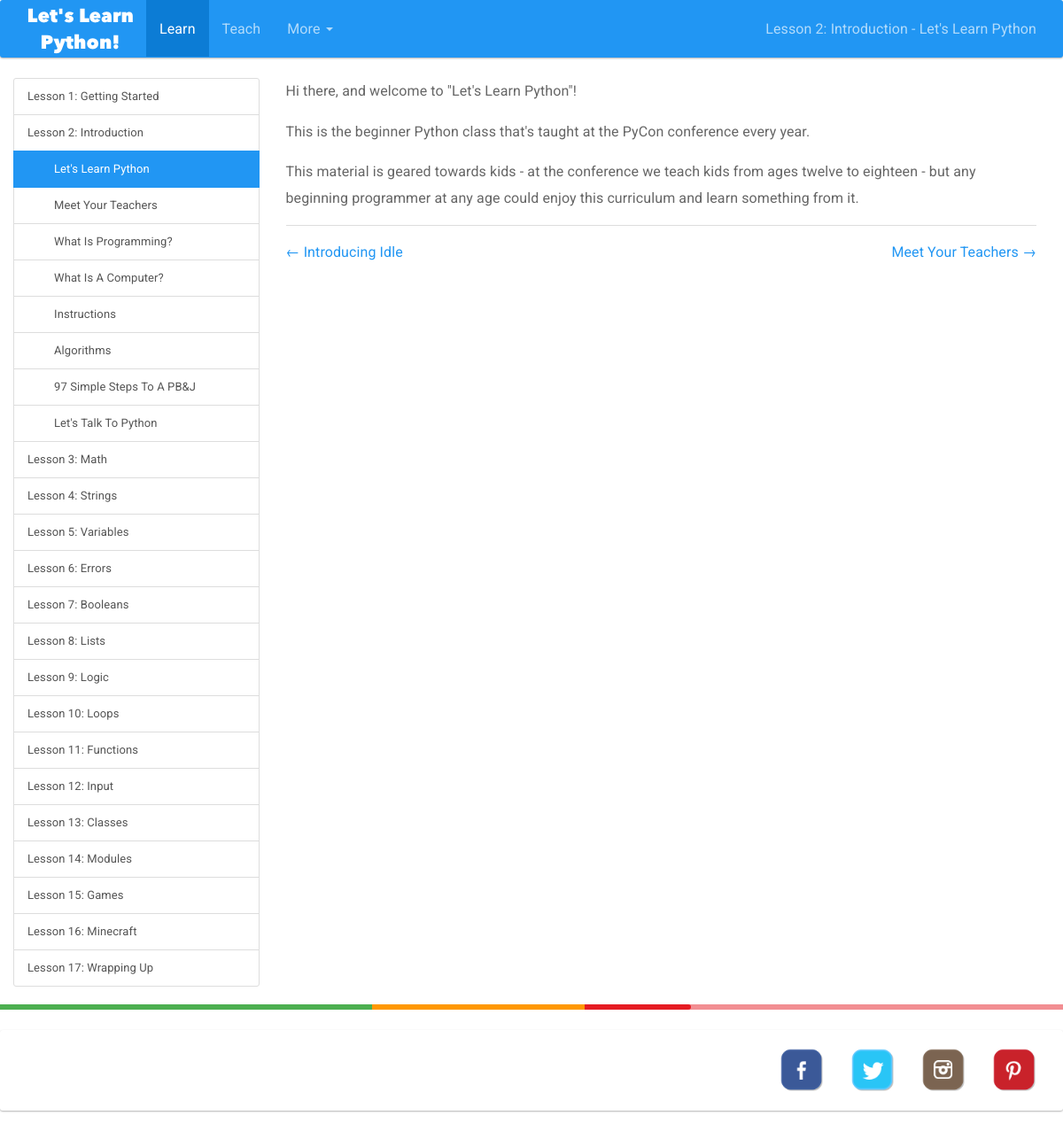
Page /learn/lesson/2/step/1/ on the committed database.
### lessons/models.py (models this page shows, shortened)
class Lesson(models.Model):
    number = models.IntegerField()
    name = models.CharField(max_length=200)
    description = models.TextField(blank=True, null=True)

class Step(models.Model):
    lesson = models.ForeignKey(Lesson)
    step_number = models.IntegerField()
    step_name = models.CharField(max_length=200)
    header_title = models.CharField(max_length=50, blank=True, null=True)
    image = models.CharField(max_length=200, blank=True, null=True)
    audiocast = models.CharField(max_length=200, blank=True, null=True)
    screencast = models.CharField(max_length=200, blank=True, null=True)
    description = models.TextField()

### lessons/views.py (the view)
# urls.py: url(r'^lesson/(?P<lesson_number>[0-9]+)/step/(?P<step_number>[0-9]+)/$', views.lesson_step, name='lesson_step_detail'),
def lesson_step(request, lesson_number, step_number):
    all_lessons = Lesson.objects.order_by('number')
    lesson = Lesson.objects.get(number=lesson_number)
    step = Step.objects.get(lesson=lesson.id, step_number=step_number)
    all_steps = Step.objects.filter(lesson=lesson.id).order_by('step_number')
    prev_lesson = None
    try:
        prev_lesson = Lesson.objects.get(number=int(lesson_number)-1)
    except:
        pass
    next_lesson = None
    try:
        next_lesson = Lesson.objects.get(number=int(lesson_number)+1)
    except:
        pass
    prev_step = None
    try:
        prev_step = Step.objects.get(lesson=lesson.id, step_number=int(step_number)-1)
    except:
        if prev_lesson:
            try:
                prev_step = Step.objects.filter(lesson=prev_lesson.id).order_by('-step_number')[0]
            except:
                pass
    next_step = None
    try:
        next_step = Step.objects.get(lesson=lesson.id, step_number=int(step_number)+1)
    except:
        if next_lesson:
            try:
                next_step = Step.objects.get(lesson=next_lesson.id, step_number=1)
            except:
                pass
    context = {
        'lesson': lesson,
        'lesson_list': all_lessons,
        'step': step,
        'step_list': all_steps,
        'prev_lesson': prev_lesson,
        'next_lesson': next_lesson,
        'prev_step': prev_step,
        'next_step': next_step,
    }
    return render(request, 'lessons/step.html', context)

### lessons/templates/lessons/step.html (shortened to what this page needs)
{% include "letslearnpython/common_head.html" %}
{% include "lessons/lessons_header.html" %}
<div class="yk-container container">
  <div class="row">
    <div class="list-group yk-container-nav col-sm-3">
      {% for item in lesson_list %}
        <a class="list-group-item yk-lesson-name" href="/learn/lesson/{{ item.number }}/step/1/">
          Lesson {{ item.number }}: {{ item.name }}
        </a>
        {% if item == lesson %}
          {% for item in step_list %}
            <a class='list-group-item yk-step-name {% if item == step %}active{% endif %}' href="/learn/lesson/{{ lesson.number }}/step/{{ item.step_number }}">
              {{ item.step_name }}
            </a>
          {% endfor %}
        {% endif %}
      {% endfor %}
    </div>
    <div class="yk-container-content col-sm-9">
      {% if step %}
        {{ step.description | safe }}
      {% endif %}
      <div class="yk-step-navigation clearfix">
        {% if prev_step %}
          <a class="yk-step-navigation-prev" href="/learn/lesson/{{ prev_step.lesson.number }}/step/{{ prev_step.step_number }}">
            &larr; {{ prev_step.step_name }}
          </a>
        {% endif %}
        {% if next_step %}
          <a class="yk-step-navigation-next" href="/learn/lesson/{{ next_step.lesson.number }}/step/{{ next_step.step_number }}">
            {{ next_step.step_name }} &rarr;
          </a>
        {% endif %}
      </div>
    </div>
  </div>
</div>
{% include "letslearnpython/common_footer.html" %}

### lessons/templates/lessons/lessons_header.html (shortened to what this page needs)
{% load staticfiles %}
<header>
  <nav class="navbar navbar-inverse">
    <div class="container-fluid">
      <div class="navbar-header">
        <a href="/"><img src="{% static 'letslearnpython/images/site-header-logo.png' %}" alt="logo"></a>
      </div>
      <div class="collapse navbar-collapse" id="bs-example-navbar-collapse-2">
        <ul class="nav navbar-nav">
          <li class="active"><a href="/learn/">Learn</a></li>
          <li><a href="/teach/">Teach</a></li>
          <li class="dropdown">
            <a class="dropdown-toggle" data-toggle="dropdown" role="button"
             aria-haspopup="true" aria-expanded="false" href="#">
              More
              <span class="caret"></span>
           </a>
          </li>
        </ul>
        <ul class="nav navbar-nav navbar-right">
          {% if lesson %}
            <li>
              <a href="#">Lesson {{ lesson.number }}: {{ lesson.name }} - {{ step.step_name }}</a>
            </li>
          {% endif %}
        </ul>
      </div>
    </div>
  </nav>
</header>

### letslearnpython/static/letslearnpython/css/custom.css (style rules this page uses)
.yk-container { min-height: 500px; }
.yk-container-nav { font-size: 13px; }
.yk-container-nav .list-group-item { padding-top: 8px; padding-bottom: 8px; }
.yk-step-name { padding-left: 45px; }
.yk-step-navigation { margin-top: 15px; border-top: 1px solid #ddd; padding-top: 15px; margin-bottom: 30px; }
.yk-step-navigation-prev { float: left; width: 48%; }
.yk-step-navigation-next { float: right; width: 48; }

### rows in the picture
Lesson: number "2", name "Introduction"
Step: step_name "Let's Learn Python", description "Hi there, and welcome to \"Let's Learn Python\"! This is the beginner Python class that's taught at the PyCon conference every year. This material is geared towards kids - at the conference we teach kids from ages twelve to eighteen - but any beginning programmer at any age could enjoy this curriculum and learn something from it."
Lesson: number "1", name "Getting Started"
Step: step_name "Meet Your Teachers"
Step: step_name "What Is Programming?"
Step: step_name "What Is A Computer?"
Step: step_name "Instructions"
Step: step_name "Algorithms"
Step: step_name "97 Simple Steps To A PB&J"
Step: step_name "Let's Talk To Python"
Lesson: number "3", name "Math"
Lesson: number "4", name "Strings"
Lesson: number "5", name "Variables"
Lesson: number "6", name "Errors"
Lesson: number "7", name "Booleans"
Lesson: number "8", name "Lists"
Lesson: number "9", name "Logic"
Lesson: number "10", name "Loops"
Lesson: number "11", name "Functions"
Lesson: number "12", name "Input"
Lesson: number "13", name "Classes"
Lesson: number "14", name "Modules"
Lesson: number "15", name "Games"
Lesson: number "16", name "Minecraft"
Lesson: number "17", name "Wrapping Up"
Step: step_name "Introducing Idle"
